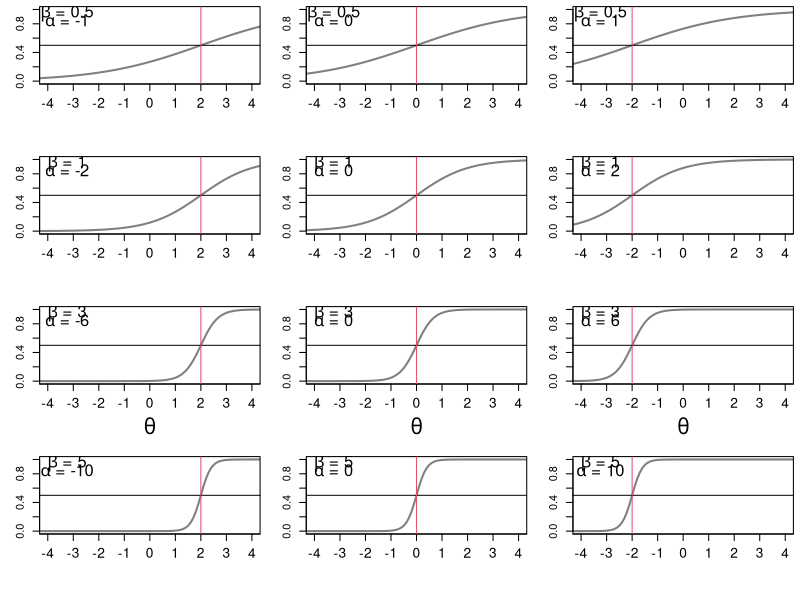

Here is the R script that generated this plot:
## R_Demo_logit_transformation_latent_variable.R
##########################################################################
## INSTRUCTOR: Christopher Fariss
## COURSE NAME: Advanced Computational Methods for Social Media and Textual Data (3B)
## University of Essex Summer School 2023
##
## Date: 2023-08-11
##
## Please e-mail me if you find any errors or have and suggestions (either email is fine)
## e-mail: cjf0006@gmail.com
## e-mail: cjfariss@umich.edu
##
##########################################################################
##
## Introduction to tutorial:
##
## Think about a latent variable model without actually running one.
##
## This program is a visual look at the relationship between values along a fixed sequence that represents the distribution of the latent variable and its relationship to binary variables that are equally likely (50%-50% change).
##
## In the IRT framework, there is a latent trait theta_i.
##
## Where the subscript i = 1,... ,N indicates multiple units.
##
## y_ik is the observed value for item k for unit i.
##
## For each item alpha_k and beta_k are also estimated.
##
## alpha_k continues to act as "difficulty" parameters, or threshold that benchmarks how likely an indicator is to be observed relative to the values of the latent trait.
##
## In this formulation, this is analogous to an intercept in a traditional logistic regression model.
##
## beta_k, often referred to as the "discrimination" parameters and is the analogue of a slope coefficient.
##
##########################################################################

## make theta a deterministic sequence (we will use each value below to calculate a range of probabilities as a function of these values and the item-discrimination and item-difficulty parameters)
theta <- seq(-5,5,.1)
n <- length(theta)

## set strength of relationship (i.e., the item discrimination)
##
## try setting this value to an positive real number
##
## as beta increases the logit curve will converge towards a set function
##
## the step function will reside over the inflection point of the logit curve
##
## the inflection point is always -(alpha/beta)
##
## because of this identity, we have to expand the intercepts below by a factor of beta
##
## the expansion below is necessary to fix the curve over the range of the standard normal density set for x above
##
#beta <- .1
#beta <- .5
#beta <- 1
#beta <- 2
#beta <- 3
#beta <- 4
#beta <- 5
#beta <- 10
#beta <- 100
#beta <- 1000
#beta <- 10000
##
## as beta approach infinity, the value along x becomes perfectly predictive of the y variables
##
#beta <- 100000


## set beta here (pick three values for beta, the item discrimination parameter)
beta <- c(.5,1,3,5)

par(mfrow=c(4,3), mar=c(5,3,.5,.5))
for(j in 1:length(beta)){
    ## set intercepts * an expansion factor, which is the item discrimination from above
    ## values correspond exactly to the position along the standard normal x variable
    ## specifically, these are the position along x at which point at which Pr(y=1)=.5
    alpha <- beta[j]*c(-2,0,2)
    
    # linear terms of the model
    # transform the linear xb terms using the logit function into a probability
    xb <- p <- y <- matrix(NA, nrow=n, ncol=length(alpha))
    for(i in 1:length(alpha)){
        xb[,i] <- alpha[i] + beta[j] * theta
        p[,i] <- 1 / (1 + exp(-xb[,i]))
        y[,i] <- rbinom(n, size=1, prob=p[,i])
    }
    
    for(i in 1:length(alpha)){
        ## graph theta values along the the x-axis
        ## x values are projected onto the probablity of y using the inverse logit function of xb
        plot(theta, p[,i], xlim=c(-4.0,4.0), ylim=c(0,1), xaxt="n", xlab="", type="l", lwd=2, col=grey(.5), ylab="")
        if(j==3)mtext(side=1, expression(theta), cex=1.25, line=3)
        if(i==1)mtext(side=2, expression("Probability Y=1"), cex=1.25, line=3)
        A <- alpha[i]
        B <- beta[j]
        text(-3.25,.95, substitute(paste(beta, " = ", B), list(B = B)), cex=1.5)
        text(-3.25,.85, substitute(paste(alpha, " = ", A), list(A = A)), cex=1.5)
        axis(side=1, at=-5:5, cex.axis=1.25)
        abline(h=0.5)
        abline(v=-(alpha[i]/beta[j]), col=2)
        #abline(v=-((alpha[i]+log(2.75))/beta[j]), col=2, lwd=.5, lty=2)
        #abline(v=-((alpha[i]-log(2.75))/beta[j]), col=2, lwd=.5, lty=2)
    }
}



